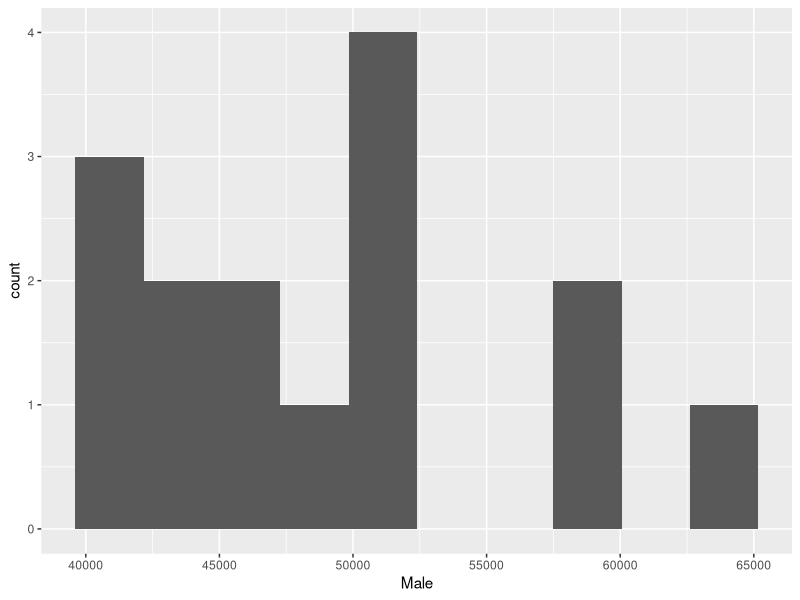

Write R code to recreate this figure.
## ---- chunk 1
knitr::opts_chunk$set(echo = TRUE)
## ---- chunk 2

#We may have to discuss how best to sinplify the data sets. Not sure if the alterations that I made are sufficient. 

library(tidyverse)

Faculty_sal<-read_csv("faculty_salary.csv")
Faculty_sal

Grad_enroll<-read_csv("grad_enrollment.csv")
Grad_enroll

NonPD_mediansalary <- read_csv("Non_postdoc_mediansalary.csv")
NonPD_mediansalary

PD_mediansalary <- read_csv("Postdoc_mediansalary.csv")
PD_mediansalary

PHDs<-read_csv("PHDs_simple.csv")
PHDs



## ---- chunk 3
#attempting to do exploratory graphs on median salaray data in order to determine normality....yeaaa, not sure how to get it to plot; will ask Allison or someone after lab


#exploratory histogram for male PD median salaries
PD_median_hist <- ggplot(PD_mediansalary, aes(x = Male))+
  geom_histogram( bins = 10)
PD_median_hist

# didn't do exploratory graphs for others because according to Allison, this is the test that needs to be done (from someone who went to office hours yesterday)

#paired, 2-sample MWU test (i.e. wilcoxon signed rank test) of post doc median salaries bwteen males and females

paired_MWU_PD <- wilcox.test(PD_mediansalary$Male, PD_mediansalary$Female, paired = TRUE)  
  
paired_MWU_PD

#paired, 2-sample MWU test (i.e. wilcoxon signed rank test) of nonpost doc median salaries bwteen males and females
paired_MWU_NonPD <- wilcox.test(NonPD_mediansalary$Male, NonPD_mediansalary$Female, paired = TRUE)  
  
paired_MWU_NonPD





